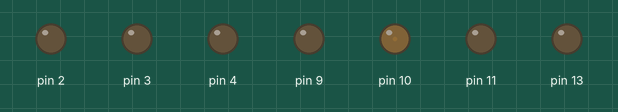
This sketch was run on a simulated Arduino Uno, built with avr-gcc and run on an emulated ATmega328P. On the bench: output pins drawn as LEDs (lit = HIGH).

Above: at 0.05 s.
At 1.6 s:
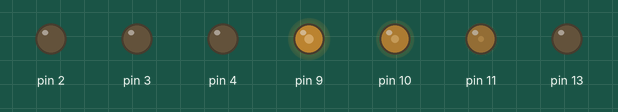
At 3.2 s:
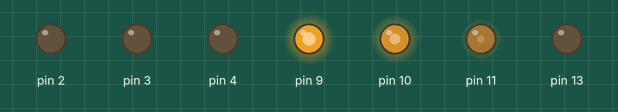
At 6.4 s:
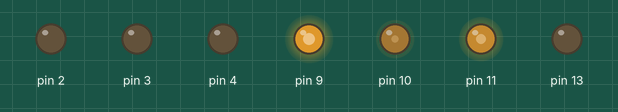
At 9.6 s:
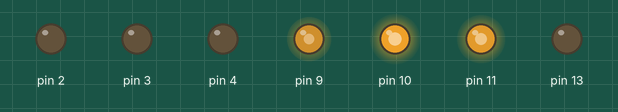
At 12.8 s:
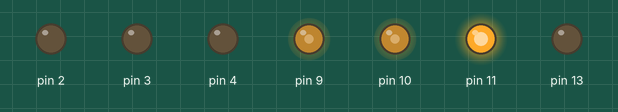
Timing chart, 0 to 16.6 s (numbered marks = the images above):
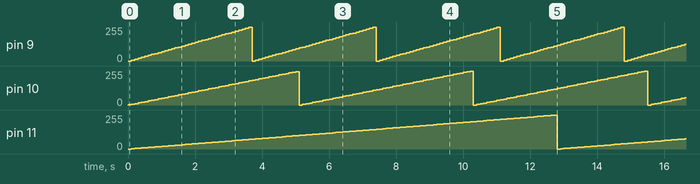

Measured:
- by itself, pin 9: ramps from 0/255 to 252/255 and jumps back, once every 3.7 s
- by itself, pin 10: ramps from 0/255 to 255/255 and jumps back, once every 5.2 s
- by itself, pin 11: ramps from 0/255 to 254/255 and jumps back, once every 12.8 s

The sketch:

RGB_LED.ino
```cpp
//Using PWM pins 9, 10, 11 for RGB LED

int r = 0;
int g = 1;
int b = 0;
void setup() {
  // put your setup code here, to run once:
  pinMode(13, OUTPUT);
  pinMode(A0, INPUT);

  pinMode(2, OUTPUT);
  pinMode(3, OUTPUT);
  pinMode(4, OUTPUT);

  pinMode(9, OUTPUT);
  pinMode(10, OUTPUT);
  pinMode(11, OUTPUT);

  digitalWrite(9, HIGH);
  digitalWrite(10, HIGH);
  digitalWrite(11, HIGH);
  Serial.begin(9600);
}

void loop() {
  // put your main code here, to run repeatedly:
  int resistance = 1000;


  analogWrite(9, r);
  analogWrite(10, g);
  analogWrite(11, b);
  delay(100);

  r+=7;
  g+=5;
  b+=2;

  if(r > 255){
    r = 0;
  }
  if(g > 255){
    g = 0;
  }
  if(b > 255){
    b = 0;
  }
}
```
